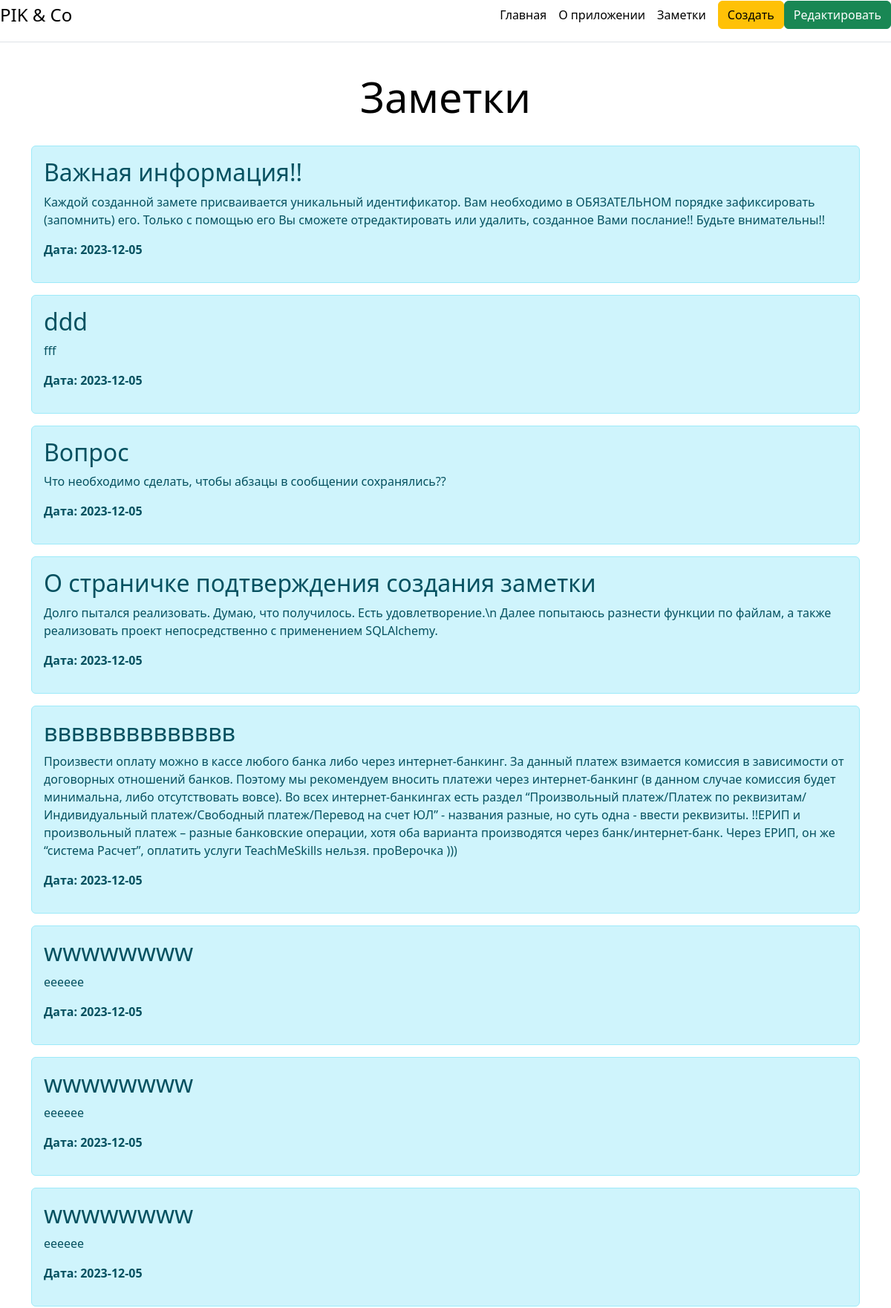
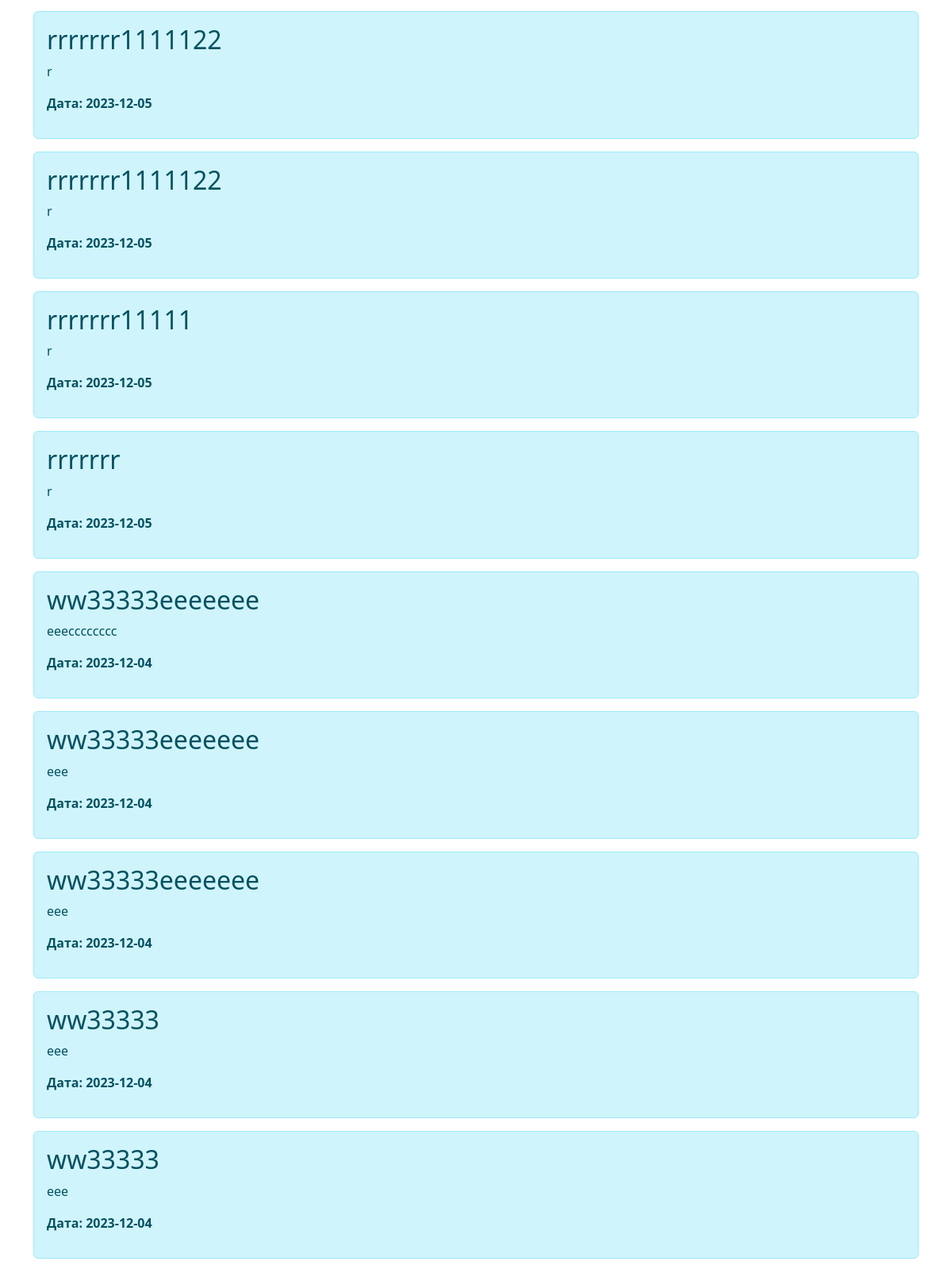
The app's page /notes (upper part) with its own data (2 pictures, top to bottom).
### app.py (models this page shows, shortened)
class Note(db.Model):
    uuid = db.Column(db.String(36), primary_key=True,  default=lambda: str(uuid.uuid4()))
    title = db.Column(db.String(100), nullable=False)
    text = db.Column(db.Text, nullable=False)
    created_at = db.Column(db.DateTime, default=datetime.utcnow)

### app.py (the view)
@app.route('/notes')
def posts():
    notes = Note.query.order_by(Note.created_at.desc()).all()
    return render_template('notes.html', notes=notes)

### templates/notes.html (shortened to what this page needs)
{% extends "base.html" %}
{% block content %}
<div class='container'>
	<div class="pricing-header p-3 pb-md-4 mx-auto text-center">
      <h1 class="display-4 fw-normal text-body-emphasis">Заметки</h1>
    </div>
    {% if notes|length > 0 %}
        {% for el in notes %}
        <div class="alert alert-info">
            <h2>{{ el.title }}</h2>
            <p>{{ el.text }}</p>
            <p><b>Дата: {{ el.created_at.date() }}</b></p>
        </div>
        {% endfor %}
    {% else %}
    <p>У нас пока нет заметок. Разместите первую.</p>
    {% endif %}
</div>
{% endblock %}

### records on screen
Note: title "Важная информация!!", text "Каждой созданной замете присваивается уникальный идентификатор. Вам необходимо в ОБЯЗАТЕЛЬНОМ порядке зафиксировать (запомнить) его. Только с помощью его Вы сможете отредактировать или удалить, созданное Вами послание!! Будьте внимательны!!", created_at "2023-12-05"
Note: title "ddd", text "fff", created_at "2023-12-05"
Note: title "Вопрос", text "Что необходимо сделать, чтобы абзацы в сообщении сохранялись??", created_at "2023-12-05"
Note: title "О страничке подтверждения создания заметки", text "Долго пытался реализовать. Думаю, что получилось. Есть удовлетворение.\\n Далее попытаюсь разнести функции по файлам, а также реализовать проект непосредственно с применением SQLAlchemy.", created_at "2023-12-05"
Note: title "вввввввввввввв", text "Произвести оплату можно в кассе любого банка либо через интернет-банкинг. За данный платеж взимается комиссия в зависимости от договорных отношений банков. Поэтому мы рекомендуем вносить платежи через интернет-банкинг (в данном случае комиссия будет минимальна, либо отсутствовать вовсе). Во всех интернет-банкингах есть раздел “Произвольный платеж/Платеж по реквизитам/Индивидуальный платеж/Свободный платеж/Перевод на счет ЮЛ” - названия разные, но суть одна - ввести реквизиты. !!️ЕРИП и произвольный платеж – разные банковские операции, хотя оба варианта производятся через банк/интернет-банк. Через ЕРИП, он же “система Расчет”, оплатить услуги TeachMeSkills нельзя. проВерочка )))", created_at "2023-12-05"
Note: title "wwwwwwww", text "eeeeee", created_at "2023-12-05"
Note: title "wwwwwwww", text "eeeeee", created_at "2023-12-05"
Note: title "wwwwwwww", text "eeeeee", created_at "2023-12-05"
Note: title "rrrrrrr1111122", text "r", created_at "2023-12-05"
Note: title "rrrrrrr1111122", text "r", created_at "2023-12-05"
Note: title "rrrrrrr11111", text "r", created_at "2023-12-05"
Note: title "rrrrrrr", text "r", created_at "2023-12-05"
Note: title "ww33333eeeeeee", text "eeecccccccc", created_at "2023-12-04"
Note: title "ww33333eeeeeee", text "eee", created_at "2023-12-04"
Note: title "ww33333eeeeeee", text "eee", created_at "2023-12-04"
Note: title "ww33333", text "eee", created_at "2023-12-04"
Note: title "ww33333", text "eee", created_at "2023-12-04"
